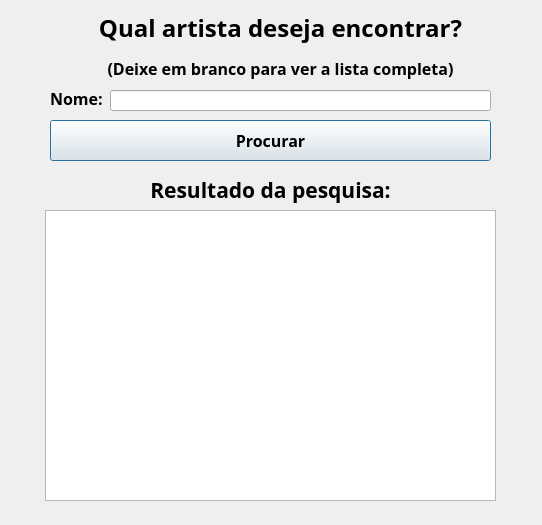
<?xml version="1.0" encoding="UTF-8"?>
<ui version="4.0">
 <class>Dialog</class>
 <widget class="QDialog" name="Dialog">
  <property name="geometry">
   <rect>
    <x>0</x>
    <y>0</y>
    <width>542</width>
    <height>525</height>
   </rect>
  </property>
  <property name="windowTitle">
   <string>Procurar Artista</string>
  </property>
  <widget class="QPushButton" name="search_btn">
   <property name="geometry">
    <rect>
     <x>50</x>
     <y>120</y>
     <width>441</width>
     <height>41</height>
    </rect>
   </property>
   <property name="font">
    <font>
     <family>Noto Sans</family>
     <pointsize>12</pointsize>
     <weight>75</weight>
     <bold>true</bold>
    </font>
   </property>
   <property name="text">
    <string>Procurar</string>
   </property>
  </widget>
  <widget class="QLabel" name="remove_record">
   <property name="geometry">
    <rect>
     <x>50</x>
     <y>90</y>
     <width>81</width>
     <height>17</height>
    </rect>
   </property>
   <property name="font">
    <font>
     <family>Noto Sans</family>
     <pointsize>12</pointsize>
     <weight>75</weight>
     <bold>true</bold>
    </font>
   </property>
   <property name="text">
    <string>Nome:</string>
   </property>
  </widget>
  <widget class="QLineEdit" name="search_input">
   <property name="geometry">
    <rect>
     <x>110</x>
     <y>90</y>
     <width>381</width>
     <height>21</height>
    </rect>
   </property>
  </widget>
  <widget class="QLabel" name="main_title">
   <property name="geometry">
    <rect>
     <x>90</x>
     <y>10</y>
     <width>381</width>
     <height>71</height>
    </rect>
   </property>
   <property name="font">
    <font>
     <family>Noto Sans</family>
     <pointsize>16</pointsize>
     <weight>75</weight>
     <bold>true</bold>
    </font>
   </property>
   <property name="text">
    <string>&lt;!DOCTYPE HTML PUBLIC &quot;-//W3C//DTD HTML 4.0//EN&quot; &quot;http://www.w3.org/TR/REC-html40/strict.dtd&quot;&gt;
&lt;html&gt;&lt;head&gt;&lt;meta name=&quot;qrichtext&quot; content=&quot;1&quot; /&gt;&lt;style type=&quot;text/css&quot;&gt;
p, li { white-space: pre-wrap; }
&lt;/style&gt;&lt;/head&gt;&lt;body style=&quot; font-family:'Noto Sans'; font-size:16pt; font-weight:600; font-style:normal;&quot;&gt;
&lt;p align=&quot;center&quot; style=&quot; margin-top:12px; margin-bottom:12px; margin-left:0px; margin-right:0px; -qt-block-indent:0; text-indent:0px;&quot;&gt;&lt;span style=&quot; font-size:18pt;&quot;&gt;Qual artista deseja encontrar?&lt;/span&gt;&lt;/p&gt;
&lt;p align=&quot;center&quot; style=&quot; margin-top:12px; margin-bottom:12px; margin-left:0px; margin-right:0px; -qt-block-indent:0; text-indent:0px;&quot;&gt;&lt;span style=&quot; font-size:12pt;&quot;&gt;(Deixe em branco para ver a lista completa)&lt;/span&gt;&lt;/p&gt;&lt;/body&gt;&lt;/html&gt;</string>
   </property>
  </widget>
  <widget class="QLabel" name="info_show">
   <property name="geometry">
    <rect>
     <x>40</x>
     <y>150</y>
     <width>461</width>
     <height>81</height>
    </rect>
   </property>
   <property name="font">
    <font>
     <family>Noto Sans</family>
     <pointsize>16</pointsize>
     <weight>75</weight>
     <bold>true</bold>
    </font>
   </property>
   <property name="text">
    <string>&lt;html&gt;&lt;head/&gt;&lt;body&gt;&lt;p align=&quot;center&quot;&gt;Resultado da pesquisa:&lt;/p&gt;&lt;/body&gt;&lt;/html&gt;</string>
   </property>
  </widget>
  <widget class="QTableWidget" name="result_table">
   <property name="geometry">
    <rect>
     <x>45</x>
     <y>210</y>
     <width>451</width>
     <height>291</height>
    </rect>
   </property>
  </widget>
 </widget>
 <resources/>
 <connections/>
</ui>
